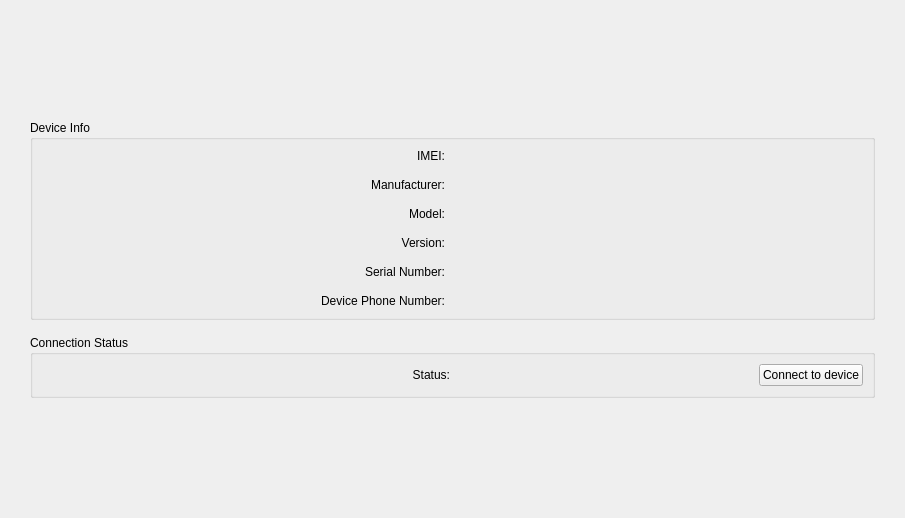
<?xml version="1.0" encoding="UTF-8"?>
<ui version="4.0">
 <class>DeviceInfoWgt</class>
 <widget class="QWidget" name="DeviceInfoWgt">
  <property name="geometry">
   <rect>
    <x>0</x>
    <y>0</y>
    <width>905</width>
    <height>518</height>
   </rect>
  </property>
  <property name="windowTitle">
   <string>Form</string>
  </property>
  <layout class="QGridLayout" name="gridLayout_3">
   <property name="leftMargin">
    <number>30</number>
   </property>
   <property name="topMargin">
    <number>120</number>
   </property>
   <property name="rightMargin">
    <number>30</number>
   </property>
   <property name="bottomMargin">
    <number>30</number>
   </property>
   <property name="spacing">
    <number>15</number>
   </property>
   <item row="0" column="0">
    <widget class="QGroupBox" name="groupBoxDeviceInfo">
     <property name="title">
      <string>Device Info</string>
     </property>
     <layout class="QGridLayout" name="gridLayout">
      <property name="spacing">
       <number>15</number>
      </property>
      <item row="0" column="0">
       <widget class="QLabel" name="labelIMEI_tytle">
        <property name="sizePolicy">
         <sizepolicy hsizetype="Preferred" vsizetype="Preferred">
          <horstretch>0</horstretch>
          <verstretch>0</verstretch>
         </sizepolicy>
        </property>
        <property name="text">
         <string>IMEI:</string>
        </property>
        <property name="alignment">
         <set>Qt::AlignRight|Qt::AlignTrailing|Qt::AlignVCenter</set>
        </property>
       </widget>
      </item>
      <item row="0" column="1">
       <widget class="QLabel" name="labelIMEI_value">
        <property name="sizePolicy">
         <sizepolicy hsizetype="Preferred" vsizetype="Preferred">
          <horstretch>0</horstretch>
          <verstretch>0</verstretch>
         </sizepolicy>
        </property>
        <property name="text">
         <string/>
        </property>
       </widget>
      </item>
      <item row="1" column="0">
       <widget class="QLabel" name="labelManufacturer_tytle">
        <property name="sizePolicy">
         <sizepolicy hsizetype="Preferred" vsizetype="Preferred">
          <horstretch>0</horstretch>
          <verstretch>0</verstretch>
         </sizepolicy>
        </property>
        <property name="text">
         <string>Manufacturer:</string>
        </property>
        <property name="alignment">
         <set>Qt::AlignRight|Qt::AlignTrailing|Qt::AlignVCenter</set>
        </property>
       </widget>
      </item>
      <item row="1" column="1">
       <widget class="QLabel" name="labelManufacturer_value">
        <property name="sizePolicy">
         <sizepolicy hsizetype="Preferred" vsizetype="Preferred">
          <horstretch>0</horstretch>
          <verstretch>0</verstretch>
         </sizepolicy>
        </property>
        <property name="text">
         <string/>
        </property>
        <property name="alignment">
         <set>Qt::AlignBottom|Qt::AlignLeading|Qt::AlignLeft</set>
        </property>
       </widget>
      </item>
      <item row="2" column="0">
       <widget class="QLabel" name="labelModel_tytle">
        <property name="sizePolicy">
         <sizepolicy hsizetype="Preferred" vsizetype="Preferred">
          <horstretch>0</horstretch>
          <verstretch>0</verstretch>
         </sizepolicy>
        </property>
        <property name="text">
         <string>Model:</string>
        </property>
        <property name="alignment">
         <set>Qt::AlignRight|Qt::AlignTrailing|Qt::AlignVCenter</set>
        </property>
       </widget>
      </item>
      <item row="3" column="0">
       <widget class="QLabel" name="labelVersion_tytle">
        <property name="sizePolicy">
         <sizepolicy hsizetype="Preferred" vsizetype="Preferred">
          <horstretch>0</horstretch>
          <verstretch>0</verstretch>
         </sizepolicy>
        </property>
        <property name="text">
         <string>Version:</string>
        </property>
        <property name="alignment">
         <set>Qt::AlignRight|Qt::AlignTrailing|Qt::AlignVCenter</set>
        </property>
       </widget>
      </item>
      <item row="4" column="0">
       <widget class="QLabel" name="labelSerialNumber_tytle">
        <property name="sizePolicy">
         <sizepolicy hsizetype="Preferred" vsizetype="Preferred">
          <horstretch>0</horstretch>
          <verstretch>0</verstretch>
         </sizepolicy>
        </property>
        <property name="text">
         <string>Serial Number:</string>
        </property>
        <property name="alignment">
         <set>Qt::AlignRight|Qt::AlignTrailing|Qt::AlignVCenter</set>
        </property>
       </widget>
      </item>
      <item row="5" column="0">
       <widget class="QLabel" name="labelDevicePhoneNumber_tytle">
        <property name="sizePolicy">
         <sizepolicy hsizetype="Preferred" vsizetype="Preferred">
          <horstretch>0</horstretch>
          <verstretch>0</verstretch>
         </sizepolicy>
        </property>
        <property name="text">
         <string>Device Phone Number:</string>
        </property>
        <property name="alignment">
         <set>Qt::AlignRight|Qt::AlignTrailing|Qt::AlignVCenter</set>
        </property>
       </widget>
      </item>
      <item row="3" column="1">
       <widget class="QLabel" name="labelVersion_value">
        <property name="sizePolicy">
         <sizepolicy hsizetype="Preferred" vsizetype="Preferred">
          <horstretch>0</horstretch>
          <verstretch>0</verstretch>
         </sizepolicy>
        </property>
        <property name="text">
         <string/>
        </property>
       </widget>
      </item>
      <item row="4" column="1">
       <widget class="QLabel" name="labelSerialNumber_value">
        <property name="sizePolicy">
         <sizepolicy hsizetype="Preferred" vsizetype="Preferred">
          <horstretch>0</horstretch>
          <verstretch>0</verstretch>
         </sizepolicy>
        </property>
        <property name="text">
         <string/>
        </property>
       </widget>
      </item>
      <item row="5" column="1">
       <widget class="QLabel" name="labelDevicePhoneNumber_value">
        <property name="sizePolicy">
         <sizepolicy hsizetype="Preferred" vsizetype="Preferred">
          <horstretch>0</horstretch>
          <verstretch>0</verstretch>
         </sizepolicy>
        </property>
        <property name="text">
         <string/>
        </property>
       </widget>
      </item>
      <item row="2" column="1">
       <widget class="QLabel" name="labelModel_value">
        <property name="sizePolicy">
         <sizepolicy hsizetype="Preferred" vsizetype="Preferred">
          <horstretch>0</horstretch>
          <verstretch>0</verstretch>
         </sizepolicy>
        </property>
        <property name="text">
         <string/>
        </property>
       </widget>
      </item>
     </layout>
    </widget>
   </item>
   <item row="1" column="0">
    <widget class="QGroupBox" name="groupBoxConnectionStatus">
     <property name="title">
      <string>Connection Status</string>
     </property>
     <layout class="QGridLayout" name="gridLayout_2">
      <item row="0" column="0">
       <widget class="QLabel" name="labelConnectionStatus_tytle">
        <property name="text">
         <string>Status:</string>
        </property>
        <property name="alignment">
         <set>Qt::AlignRight|Qt::AlignTrailing|Qt::AlignVCenter</set>
        </property>
       </widget>
      </item>
      <item row="0" column="1">
       <layout class="QHBoxLayout" name="horizontalLayout">
        <property name="spacing">
         <number>0</number>
        </property>
        <item>
         <widget class="QLabel" name="labelConnectionStatus_value">
          <property name="text">
           <string/>
          </property>
         </widget>
        </item>
        <item>
         <widget class="QPushButton" name="pushButtonConnectDevice">
          <property name="sizePolicy">
           <sizepolicy hsizetype="Fixed" vsizetype="Fixed">
            <horstretch>0</horstretch>
            <verstretch>0</verstretch>
           </sizepolicy>
          </property>
          <property name="text">
           <string>Connect to device</string>
          </property>
         </widget>
        </item>
       </layout>
      </item>
     </layout>
    </widget>
   </item>
   <item row="2" column="0">
    <spacer name="verticalSpacer">
     <property name="orientation">
      <enum>Qt::Vertical</enum>
     </property>
     <property name="sizeHint" stdset="0">
      <size>
       <width>20</width>
       <height>40</height>
      </size>
     </property>
    </spacer>
   </item>
  </layout>
 </widget>
 <resources/>
 <connections/>
</ui>
